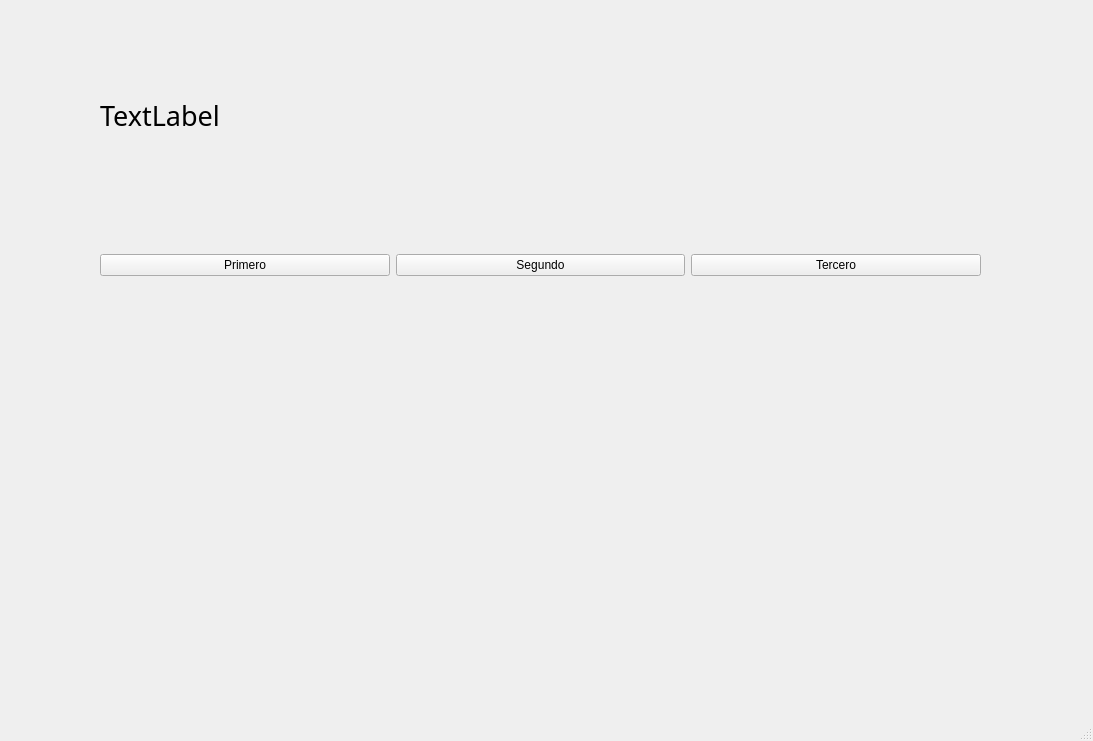
<?xml version="1.0" encoding="UTF-8"?>
<ui version="4.0">
 <class>MainWindow</class>
 <widget class="QMainWindow" name="MainWindow">
  <property name="geometry">
   <rect>
    <x>0</x>
    <y>0</y>
    <width>1093</width>
    <height>741</height>
   </rect>
  </property>
  <property name="windowTitle">
   <string>MainWindow</string>
  </property>
  <widget class="QWidget" name="centralwidget">
   <widget class="QWidget" name="horizontalLayoutWidget">
    <property name="geometry">
     <rect>
      <x>100</x>
      <y>190</y>
      <width>881</width>
      <height>151</height>
     </rect>
    </property>
    <layout class="QHBoxLayout" name="horizontalLayout">
     <item>
      <widget class="QPushButton" name="pushButton">
       <property name="text">
        <string>Primero</string>
       </property>
      </widget>
     </item>
     <item>
      <widget class="QPushButton" name="pushButton_3">
       <property name="text">
        <string>Segundo</string>
       </property>
      </widget>
     </item>
     <item>
      <widget class="QPushButton" name="pushButton_2">
       <property name="text">
        <string>Tercero</string>
       </property>
      </widget>
     </item>
    </layout>
   </widget>
   <widget class="QLabel" name="label">
    <property name="geometry">
     <rect>
      <x>100</x>
      <y>70</y>
      <width>881</width>
      <height>91</height>
     </rect>
    </property>
    <property name="font">
     <font>
      <family>굴림체</family>
      <pointsize>20</pointsize>
     </font>
    </property>
    <property name="text">
     <string>TextLabel</string>
    </property>
   </widget>
  </widget>
  <widget class="QMenuBar" name="menubar">
   <property name="geometry">
    <rect>
     <x>0</x>
     <y>0</y>
     <width>1093</width>
     <height>22</height>
    </rect>
   </property>
  </widget>
  <widget class="QStatusBar" name="statusbar"/>
 </widget>
 <resources/>
 <connections>
  <connection>
   <sender>pushButton</sender>
   <signal>clicked()</signal>
   <receiver>MainWindow</receiver>
   <slot>firstClick()</slot>
   <hints>
    <hint type="sourcelabel">
     <x>241</x>
     <y>291</y>
    </hint>
    <hint type="destinationlabel">
     <x>241</x>
     <y>359</y>
    </hint>
   </hints>
  </connection>
  <connection>
   <sender>pushButton_3</sender>
   <signal>clicked()</signal>
   <receiver>MainWindow</receiver>
   <slot>secondClick()</slot>
   <hints>
    <hint type="sourcelabel">
     <x>454</x>
     <y>291</y>
    </hint>
    <hint type="destinationlabel">
     <x>529</x>
     <y>357</y>
    </hint>
   </hints>
  </connection>
  <connection>
   <sender>pushButton_2</sender>
   <signal>clicked()</signal>
   <receiver>MainWindow</receiver>
   <slot>thirdClick()</slot>
   <hints>
    <hint type="sourcelabel">
     <x>772</x>
     <y>289</y>
    </hint>
    <hint type="destinationlabel">
     <x>854</x>
     <y>357</y>
    </hint>
   </hints>
  </connection>
 </connections>
 <slots>
  <slot>firstClick()</slot>
  <slot>secondClick()</slot>
  <slot>thirdClick()</slot>
 </slots>
</ui>
